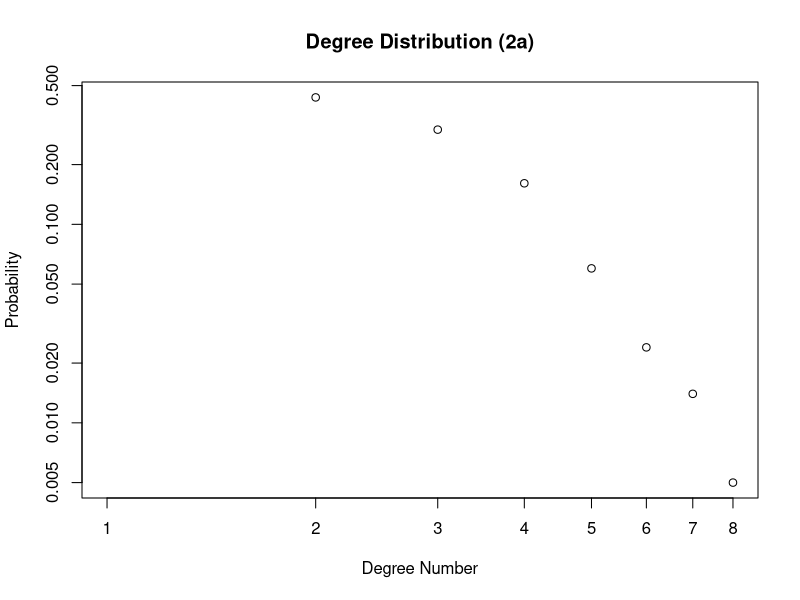
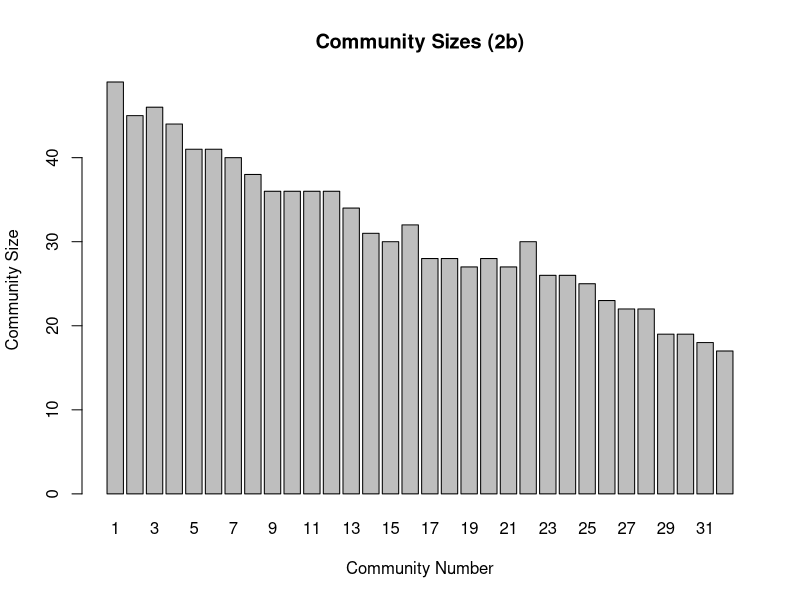
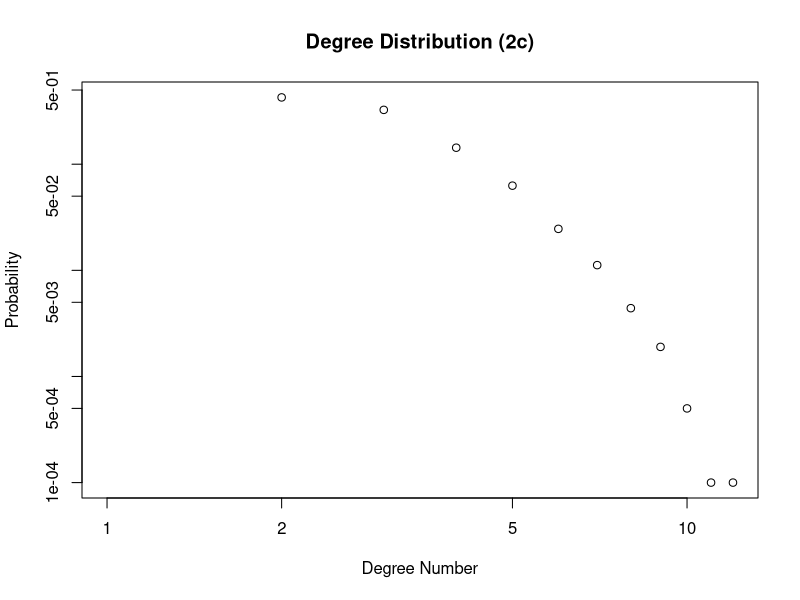

Generate these figures, in order, with R: (Note: this script raises an error after producing the figures.)
##Download and install the package 
#install.packages("igraph")

##Load package
library(igraph)

nodesNum = 1000

#2 
#Create a network with a fat-tailed degree distribution
#2-a

degreePro = -3

g_2a = barabasi.game(nodesNum, degreePro, directed = FALSE)
deg_dist_2a <- degree.distribution(g_2a)
x_plot_2a = 0:(length(deg_dist_2a)-1)
plot(deg_dist_2a, log = "xy", main="Degree Distribution (2a)", xlab="Degree Number", ylab="Probability")
dia_2a <- diameter(g_2a, unconnected = TRUE)


#2-b
is.connected(g_2a)
cl_2a <- clusters(g_2a)
gccIndex_2a <- which.max(cl_2a$size)
nonGccNodes_2b <- (1:vcount(g_2a))[cl_2a$membership != gccIndex_2a]
gcc_2b <- delete.vertices(g_2a, nonGccNodes_2b)

#community structure
community_str_2b <- fastgreedy.community(gcc_2b, merges=TRUE, modularity=TRUE,membership=TRUE, weights=NULL)
modularity(community_str_2b)
sizes(community_str_2b)
barplot(sizes(community_str_2b),  main="Community Sizes (2b)", xlab="Community Number", ylab="Community Size")

#2-c

nodesNum2 = 10000

g_2c = barabasi.game(nodesNum2, degreePro, directed = FALSE)
deg_dist_2c <- degree.distribution(g_2c)
x_plot_2c = 0:(length(deg_dist_2c)-1)
plot(deg_dist_2c, log = "xy", main="Degree Distribution (2c)", xlab="Degree Number", ylab="Probability")
dia_2c <- diameter(g_2c, unconnected = TRUE)
is.connected(g_2c)

#GCC calculation

cl_2c <- clusters(g_2c)
gccIndex_2c <- which.max(cl_2c$size)
nonGccNodes_2c <- (1:vcount(g))[cl_2c$membership != gccIndex_2c]
gcc_2c <- delete.vertices(g_2c, nonGccNodes_2c)

#community structure
community_str_2c <- fastgreedy.community(gcc_2c, merges=TRUE, modularity=TRUE,membership=TRUE, weights=NULL)
modularity(community_str_2c)
sizes(community_str_2c)
barplot(sizes(community_str_2c),  main="Community Sizes (2c)", xlab="Community Number", ylab="Community Size")

#2-d
chosennodes <- 1000
degree_array <- vector()
smpl <- sample(1:nodesNum2, chosennodes, replace=TRUE)
for (i in 1:chosennodes){
  vtx <- V(gcc_2c)[smpl[i]]
  #dg <- degree(gcc_2c, vtx)
  n_vtx <- neighbors(gcc_2c, vtx)
  for (j in 1:length(n_vtx)){
    neighbor_degree <- degree(gcc_2c, n_vtx[j])
    degree_array <- c(degree_array, neighbor_degree)
  }
}

degree_prob <- hist(degree_array)$density
x_plot = 0:(length(degree_prob)-1)

plot(x_plot, degree_prob,  log = "xy", main = "Neighbor degree plot", xlab = "Degree", ylab = "Probability")


dd1 <- degree_prob
dd2 <- deg_dist_2a
plot(x_plot, dd1, log="xy", main="Degree Distribution (2a and 2d)", xlab="Degree",ylab="Probability")
points(x_plot_2a, dd2, col=2, pch=2)
